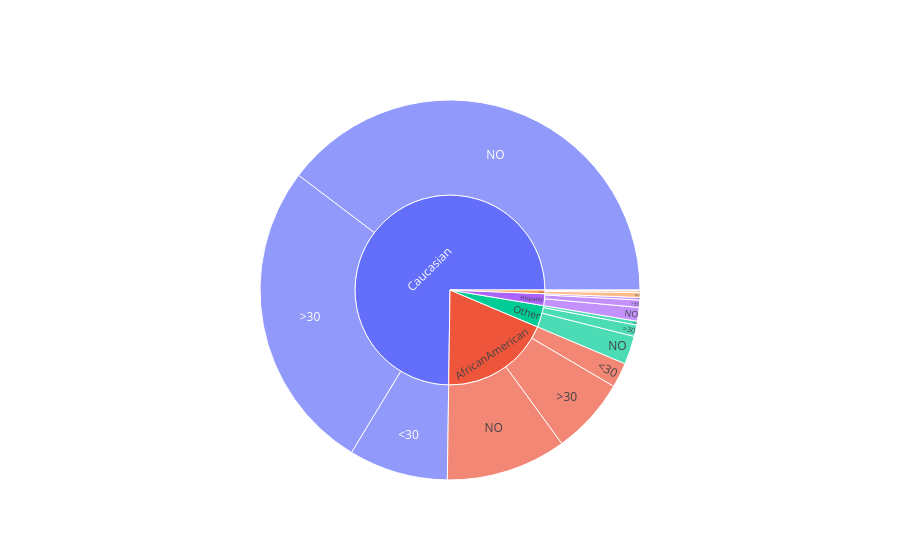

The cell this chart's notebook holds for it:
### Code cell
fig.data = []
fig = go.Figure()

fig = px.sunburst(dfFreq, path = ['race', 'readmitted'], values=dfFreq['frequency'], color = 'race')

fig2 = go.Figure(go.Sunburst(
                labels=fig['data'][0]['labels'].tolist(),
                parents=fig['data'][0]['parents'].tolist(),
                ids=fig['data'][0]['ids'].tolist(),
                values= fig['data'][0]['values'],
                branchvalues='total'
                            )
                )
print(type(fig2.data[0]))



fig2.show()

### Figure 1 — Plotly figure (JSON) as saved in the notebook; plotly's stock layout.template omitted (floating-point values rounded to 4 significant figures)
{"data": [{"branchvalues": "total", "ids": ["Caucasian/<30", "Other/<30", "Asian/>30", "AfricanAmerican/NO", "Hispanic/NO", "Other/NO", "AfricanAmerican/<30", "Asian/<30", "Hispanic/<30", "Caucasian/>30", "Other/>30", "Caucasian/NO", "AfricanAmerican/>30", "Hispanic/>30", "Asian/NO", "AfricanAmerican", "Asian", "Caucasian", "Hispanic", "Other"], "labels": ["<30", "<30", ">30", "NO", "NO", "NO", "<30", "<30", "<30", ">30", ">30", "NO", ">30", ">30", "NO", "AfricanAmerican", "Asian", "Caucasian", "Hispanic", "Other"], "parents": ["Caucasian", "Other", "Asian", "AfricanAmerican", "Hispanic", "Other", "AfricanAmerican", "Asian", "Hispanic", "Caucasian", "Other", "Caucasian", "AfricanAmerican", "Hispanic", "Asian", "", "", "", "", ""], "type": "sunburst", "values": [8592, 333, 161, 10421, 1183, 2462, 2155, 65, 212, 27124, 984, 40383, 6634, 642, 415, 19210, 641, 76099, 2037, 3779]}], "layout": {}}
